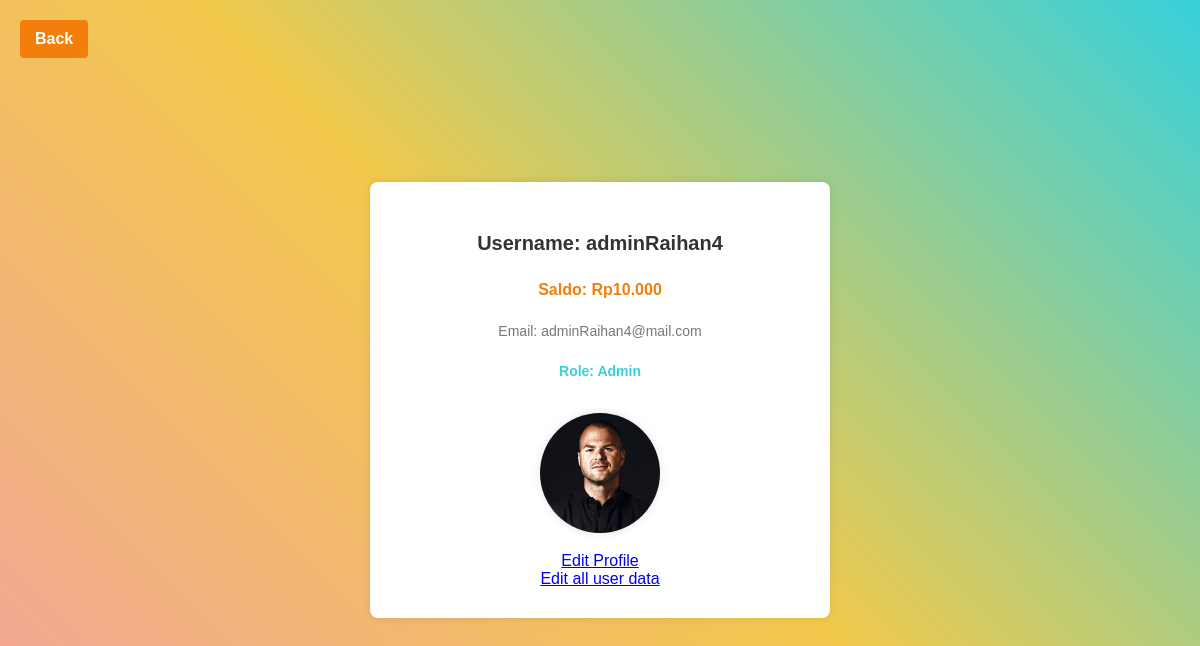
Page /profile.php (signed in) on the committed database.
### tables this page shows
CREATE TABLE `users` (
  `id` int(11) NOT NULL,
  `username` varchar(20) DEFAULT NULL,
  `passwords` varchar(255) DEFAULT NULL,
  `email` varchar(30) NOT NULL,
  `role` enum('admin','user') NOT NULL DEFAULT 'user',
  `balance` int(11) NOT NULL DEFAULT 10000000,
  `picture` varchar(255) DEFAULT NULL,
  `securityQuestion` text DEFAULT NULL,
  `securityAnswer` text DEFAULT NULL,
  `resetToken` varchar(64) DEFAULT NULL,
  `resetTokenExpired` int(11) DEFAULT NULL
);

### profile.php (the view, shortened to what this page needs)
<?php
require_once 'db_connection.php';
$username = $_SESSION['username'];
$role = $_SESSION['role'];
$stmt = $con->prepare("SELECT * FROM users WHERE username = :username");
$stmt->bindParam(':username', $username, PDO::PARAM_STR);
$stmt->execute();
$userData = $stmt->fetch(PDO::FETCH_ASSOC);
?>
<!DOCTYPE html>
<html lang="en">
<head>
    <link rel="stylesheet" href="profileStyles.css">
</head>
<body>
    <div class="profile-container">
        <p class="profile-username">Username: <?php echo htmlspecialchars($userData['username']); ?></p>
        <p class="profile-balance">Saldo: Rp<?php echo number_format($userData['balance'], 0, ',', '.'); ?></p>
        <p class="profile-email">Email: <?php echo htmlspecialchars($userData['email']); ?></p>
        <p class="profile-role">Role: <?php echo ucfirst(htmlspecialchars($userData['role'])); ?></p>
        <?php if (!empty($userData['picture'])): ?>
            <div class="profile-picture">
                <img src="<?php echo htmlspecialchars($userData['picture']); ?>" alt="Profile Picture" class="profile-img">
            </div>
        <?php else: ?>
            <p>No profile picture available.</p>
        <?php endif; ?>
        <a href="editProfile.php" class="editButton">Edit Profile</a>
        <?php if ($role === 'admin') { ?>
            <a href="editUserData.php" class="admin-edit-button">Edit all user data</a>
        <?php } ?>
    </div>
    <div class="backButtonContainer">
        <a href="index.php" class="backButton">Back</a>
    </div>
</body>
</html>

### profileStyles.css (style rules this page uses)
body { display: flex; justify-content: center; align-items: center; min-height: 100vh; background: linear-gradient(45deg, #f3a19f, #f2c94c, #36d1dc); font-family: 'Poppins', sans-serif; margin: 0; padding: 20px; box-sizing: border-box; }
.profile-container { background-color: #ffffff; padding: 30px; border-radius: 8px; box-shadow: 0px 0px 10px rgba(0, 0, 0, 0.1); display: flex; flex-direction: column; align-items: center; text-align: center; max-width: 400px; width: 100%; }
.profile-img { width: 80px; height: 80px; border-radius: 50%; object-fit: cover; margin-bottom: 15px; box-shadow: 0px 0px 10px rgba(0, 0, 0, 0.1); }
.profile-username { font-size: 20px; font-weight: bold; color: #333; margin-bottom: 10px; }
.profile-balance { font-size: 16px; color: #f27f0c; font-weight: bold; margin-bottom: 10px; }
.profile-email { font-size: 14px; color: #777; margin-bottom: 10px; }
.profile-role { font-size: 14px; color: #36d1dc; font-weight: bold; }
.backButtonContainer { position: absolute; top: 20px; left: 20px; z-index: 1000; }
.backButton { display: inline-block; padding: 10px 15px; background-color: #f27f0c; color: white; text-decoration: none; border-radius: 4px; font-weight: bold; transition: background-color 0.3s; }
.profile-picture { margin-top: 20px; text-align: center; }
.profile-img { width: 120px; height: 120px; border-radius: 50%; object-fit: cover; }

### rows in the picture
users: username "adminRaihan4", balance "10.000", email "adminRaihan4@mail.com", role "Admin", picture (picture)
